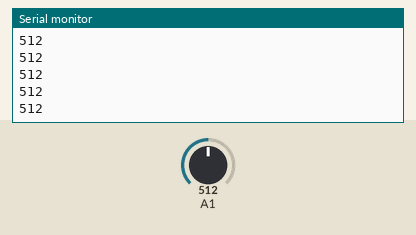
This sketch was run on a simulated Arduino Uno, built with avr-gcc and run on an emulated ATmega328P. Shown: the last lines printed to the serial monitor. The inputs (shaded band) are chosen by the test bench; at power-on: A1 = 512.

Above: at 1.2 s.
1.3 s: A1 set to 716
At 2.1 s:
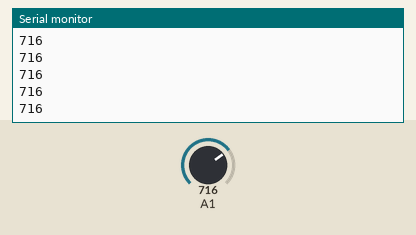
2.8 s: A1 set to 900
At 3.3 s:
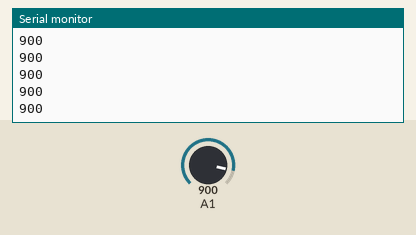
Timing chart, 0 to 5.8 s (numbered marks = the images above; inputs shaded):
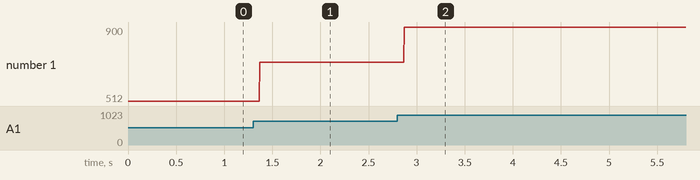

Measured:
- after the input at 1.3 s, the serial monitor: prints a new line after 0.07 s (image 1)
- after the input at 2.8 s, the serial monitor: prints a new line after 0.07 s (image 2)
- plotted number 1: 512 → 716 after the input at 1.3 s, 716 → 900 after the input at 2.8 s

The sketch:

analog_in.ino
```cpp
// C++ code
//
int pot=0;
void setup()
{
pinMode(A1,INPUT);
  Serial.begin(9600);
}

void loop()
{
  pot=analogRead(A1);
  Serial.println(pot);
}
```
